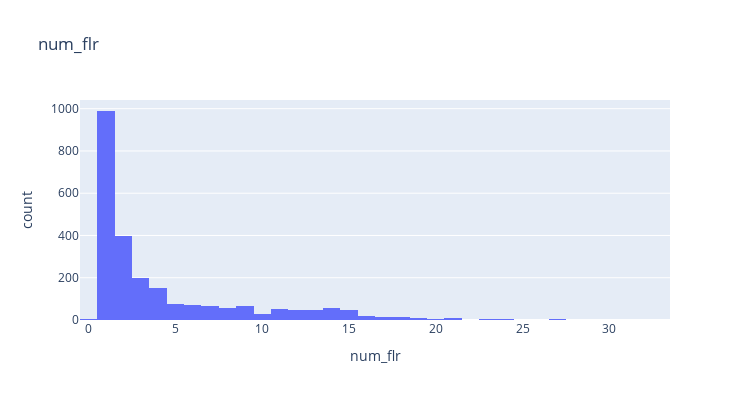

The notebook cell saved with this chart:
### Code cell
# Filter out not valid inputs from data.
df_raw_hh = df_raw_hh[df_raw_hh.num_flr < 100]

# Check floor number distribution.
fig_tmp = px.histogram(df_raw_hh, x= "num_flr", title= "num_flr")
fig_tmp.update_layout(width= 750, height= 400)
fig_tmp.show()

### Figure 1 — Plotly figure (JSON) as saved in the notebook; plotly's stock layout.template omitted (floating-point values rounded to 4 significant figures; data arrays with more than 128 entries replaced by an {"elided": "..."} marker saying what was removed)
{"data": [{"alignmentgroup": "True", "bingroup": "x", "hovertemplate": "num_flr=%{x}<br>count=%{y}<extra></extra>", "legendgroup": "", "marker": {"color": "#636efa", "pattern": {"shape": ""}}, "name": "", "offsetgroup": "", "orientation": "v", "showlegend": false, "type": "histogram", "x": {"elided": "2449 int values"}, "xaxis": "x", "yaxis": "y"}], "layout": {"barmode": "relative", "height": 400, "legend": {"tracegroupgap": 0}, "title": {"text": "num_flr"}, "width": 750, "xaxis": {"anchor": "y", "domain": [0, 1], "title": {"text": "num_flr"}}, "yaxis": {"anchor": "x", "domain": [0, 1], "title": {"text": "count"}}}}
